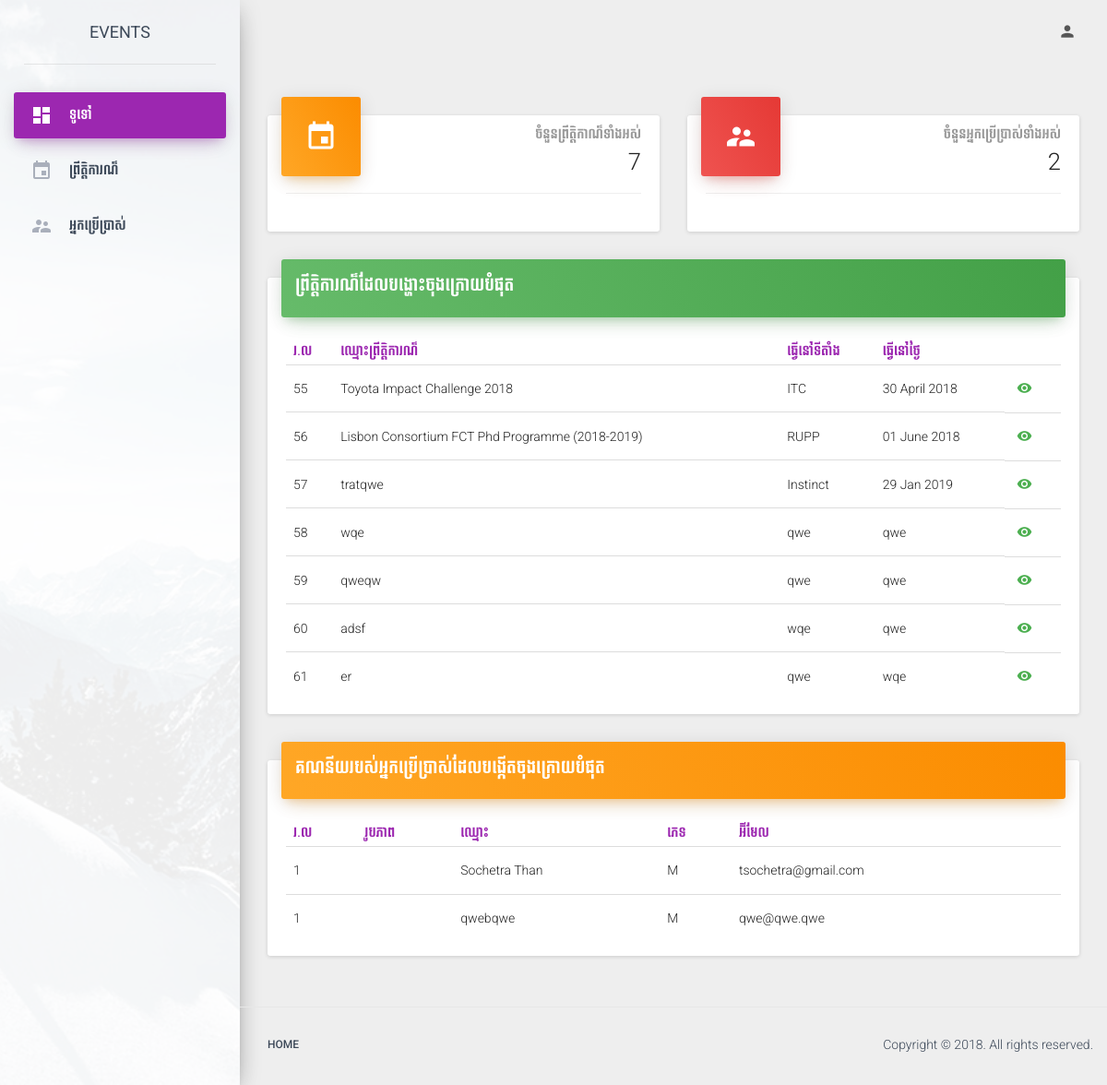
The app's page /dashboard.php (signed in) with its own data.
### tables this page shows
CREATE TABLE `Event` (
  `id` int(11) NOT NULL,
  `name` varchar(128) NOT NULL,
  `host_date` text NOT NULL,
  `end_date` varchar(32) NOT NULL,
  `location` varchar(64) NOT NULL,
  `created_date` timestamp NOT NULL DEFAULT CURRENT_TIMESTAMP ON UPDATE CURRENT_TIMESTAMP,
  `picture_url` text NOT NULL,
  `description` text NOT NULL
);

CREATE TABLE `User` (
  `id` int(11) NOT NULL,
  `username` varchar(64) NOT NULL,
  `fullname` varchar(128) NOT NULL,
  `password` varchar(255) NOT NULL,
  `gender_id` int(2) NOT NULL,
  `email` varchar(64) NOT NULL,
  `created_date` timestamp NOT NULL DEFAULT CURRENT_TIMESTAMP ON UPDATE CURRENT_TIMESTAMP,
  `picture_url` varchar(255) NOT NULL
);

CREATE TABLE `Gender` (
  `id` int(11) NOT NULL,
  `name` varchar(16) NOT NULL
);

### dashboard.php (called while the page is built, shortened)
      </script> <?php
   include_once "./components/Header.php";
   include_once "./components/Dashboard/Index.php";
   include_once "./components/Footer.php";
?>

### components/Dashboard/Index/Default.php (the view, shortened to what this page needs)
<div class="content" >
      <div class="container-fluid">
         <div class="row">
            <div class="col-lg-6 col-md-6 col-sm-6">
               <div class="card card-stats">
                  <div class="card-header" data-background-color="orange">
                     <i class="material-icons">event</i>
                  </div>
                  <div class="card-content">
                     <p class="category khmer-title">ចំនួនព្រឹត្តិកាណ៏ទាំងអស់</p>
                     <h3 class="title"><?php
                        $getData = $conn->query("SELECT COUNT(id) AS total FROM event");
                        echo $getData->fetch_assoc()['total'];
                     ?><small></small></h3>
                  </div>
                  <div class="card-footer">
                  </div>
               </div>
            </div>
            <div class="col-lg-6 col-md-6 col-sm-6">
               <div class="card card-stats">
                  <div class="card-header" data-background-color="red">
                     <i class="material-icons">supervisor_account</i>
                  </div>
                  <div class="card-content">
                     <p class="category khmer-title">ចំនួនអ្នកប្រើប្រាស់ទាំងអស់</p>
                     <h3 class="title"><?php
                        $getData = $conn->query("SELECT COUNT(id) AS total FROM user");
                        echo $getData->fetch_assoc()['total'];
                     ?></h3>
                  </div>
                  <div class="card-footer">
                  </div>
               </div>
            </div>
         </div>
         <div class="row">
            <div class="col-lg-12 col-md-12">
               <div class="card">
                   <div class="card-header" data-background-color="green">
                       <h4 class="title khmer-title">ព្រឹត្តិការណ៏ដែលបង្ហោះចុងក្រោយបំផុត</h4>
                   </div>
                   <div class="card-content table-responsive">
                       <table class="table table-hover">
                           <thead class="text-primary">
                               <th class="khmer-title">រ.ល</th>
                              <th class="khmer-title">ឈ្មោះព្រឹត្តិការណ៏</th>
                              <th class="khmer-title">ធ្វើនៅទីតាំង</th>
                              <th class="khmer-title">ធ្វើនៅថ្ងៃ</th>
                              <th></th>
                           </thead>
                           <tbody>
                              <?php
                                 $getData = $conn->query("SELECT * FROM event LIMIT 10");
                                 while($row = $getData->fetch_assoc()) {
                              ?>
                               <tr>
                                 <td><?php echo $row['id']; ?></td>
                                 <td><?php echo $row['name']; ?></td>
                                 <td><?php echo $row['location']; ?></td>
                                 <td><?php echo $row['host_date']; ?></td>
                                 <td class="td-actions text-right">
                                    <a href="view.php?id=<?php echo $row['id']; ?>">
                                    <button type="button" rel="tooltip" title="" class="btn btn-success btn-simple btn-xs" data-original-title="View">
                                        <i class="material-icons">remove_red_eye</i>
                                    </button>
                                    </a>
                                 </td>
                               </tr>
                               <?php } ?>
                           </tbody>
                       </table>
                   </div>
               </div>
            </div>
         </div>
         <div class="row">
            <div class="col-lg-12 col-md-12">
               <div class="card">
                   <div class="card-header" data-background-color="orange">
                       <h4 class="title khmer-title">គណនីយរបស់អ្នកប្រើប្រាស់ដែលបង្កើតចុងក្រោយបំផុត</h4>
                   </div>
                   <div class="card-content table-responsive">
                       <table class="table table-hover">
                           <thead class="text-primary">
                               <th class="khmer-title">រ.ល</th>
                               <th class="khmer-title">រូបភាព</th>
                              <th class="khmer-title">ឈ្មោះ</th>
                              <th class="khmer-title">ភេទ</th>
                              <th class="khmer-title">អ៊ីមែល</th>
                              <th></th>
                           </thead>
                           <tbody>
                              <?php
                                 $getData = $conn->query("SELECT * FROM user JOIN gender ON user.gender_id = gender.id LIMIT 10");
                                 while($row = $getData->fetch_assoc()) {
                              ?>
                               <tr>
                                 <td><?php echo $row['id']; ?></td>
                                 <td><div class="user-profile"><img src="<?php echo "https://dtbbucket.oss-ap-southeast-1.aliyuncs.com/profiles/".$row['picture_url'].".jpg?x-oss-process=style/profile" ?>" alt=""></div></td>
                                 <td><?php echo $row['fullname']; ?></td>
                                 <td><?php echo $row['name']; ?></td>
                                 <td><?php echo $row['email']; ?></td>
                                 <td class="td-actions text-right">
                                 </td>
                               </tr>
                           <?php }?>
                           </tbody>
                       </table>
                   </div>
               </div>
            </div>
         </div>
      </div>
   </div>

### components/Header.php (shortened to what this page needs)
<!DOCTYPE html>
<html lang="en">
  <head>
    <link rel="stylesheet" href="dist/css/bootstrap.min.css">
    <link rel="stylesheet" href="dist/css/material-dashboard.css">
    <link href="http://maxcdn.bootstrapcdn.com/font-awesome/latest/css/font-awesome.min.css" rel="stylesheet">
    <link rel="stylesheet" href="https://cdnjs.cloudflare.com/ajax/libs/animate.css/3.5.2/animate.min.css">
    <link rel="stylesheet" href="dist/css/styles.css">
  </head>
   <body>

### components/Dashboard/Sidebar.php
<div class="sidebar animated slideInUp" data-color="purple" data-image="/dist/img/sidebar-1.jpg" style="background-color:#EEE !important;">
		<div class="logo">
			<a href="index.php" class="simple-text">
				EVENTs
			</a>
		</div>
    	<div class="sidebar-wrapper">
         <ul class="nav">
				<?php
					$current = isset($_GET['page']) ? $_GET['page'] : 'default';
				?>
            <li <?php if ($current == 'dashboard' || $current == 'default'){echo "class='active'";}?>>
               <a href="?page=dashboard"><i class="material-icons">dashboard</i><p class="khmer-title">ទូទៅ</p></a>
            </li>
            <li <?php if ($current == 'events'){echo "class='active'";}?>>
               <a href="?page=events"><i class="material-icons">event</i><p class="khmer-title">ព្រឹត្តិការណ៏</p></a>
            </li>
            <li <?php if ($current == 'users'){echo "class='active'";}?>>
              <a href="?page=users"><i class="material-icons">supervisor_account</i><p class="khmer-title">អ្នកប្រើប្រាស់</p></a>
           </li>
         </ul>
    	</div>
	</div>

### components/Dashboard/Index.php (shortened to what this page needs)
<?php include_once "Sidebar.php"; ?>
<div class="main-panel animated slideInUp">
   <?php include_once "Header.php"; ?>
   <?php
   $page = isset($_GET['page']) ? $_GET['page'] : "default";
   switch($page) {
      default:
         include_once "Index/Default.php";
         break;
   }
   ?>
   <?php include_once "Footer.php"; ?>
</div>

### components/Dashboard/Header.php (shortened to what this page needs)
  <nav class="navbar navbar-transparent navbar-absolute">
	<div class="container-fluid">
		<div class="collapse navbar-collapse">
			<ul class="nav navbar-nav navbar-right">
				<li>
					<a href="#pablo" class="dropdown-toggle" data-toggle="dropdown">
					   <i class="material-icons">person</i>
				   </a>
				</li>
			</ul>
		</div>
	</div>
</nav>

### components/Dashboard/Footer.php
<footer class="footer">
		<div class="container-fluid">
			<nav class="pull-left">
				<ul>
					<li>
						<a href="index.php">
							Home
						</a>
					</li>
				</ul>
			</nav>
			<p class="copyright pull-right">Copyright &#169; 2018. All rights reserved.
			</p>
		</div>
	</footer>

### components/Footer.php (shortened to what this page needs)
</body>
</html>

### components/Header.php (style rules this page uses)
.animated { -webkit-animation-duration: 0.3s; animation-duration: 0.3s; -webkit-animation-fill-mode: both; animation-fill-mode: both; }
.slideInUp { -webkit-animation-name: slideInUp; animation-name: slideInUp; }

### records on screen
event: id "55", name "Toyota Impact Challenge 2018", location "ITC", host_date "30 April 2018"
event: id "56", name "Lisbon Consortium FCT Phd Programme (2018-2019)", location "RUPP", host_date "01 June 2018"
event: id "57", name "tratqwe", location "Instinct", host_date "29 Jan 2019"
event: id "58", name "wqe", location "qwe", host_date "qwe"
event: id "59", name "qweqw", location "qwe", host_date "qwe"
event: id "60", name "adsf", location "wqe", host_date "qwe"
event: id "61", name "er", location "qwe", host_date "wqe"
user: gender "1", fullname "Sochetra Than", gender.name "M", email "tsochetra@gmail.com"
user: gender "1", fullname "qwebqwe", gender.name "M", email "qwe@qwe.qwe"

### other values on screen
$getData->fetch_assoc()['total'] "7"
$getData->fetch_assoc()['total'] "2"
